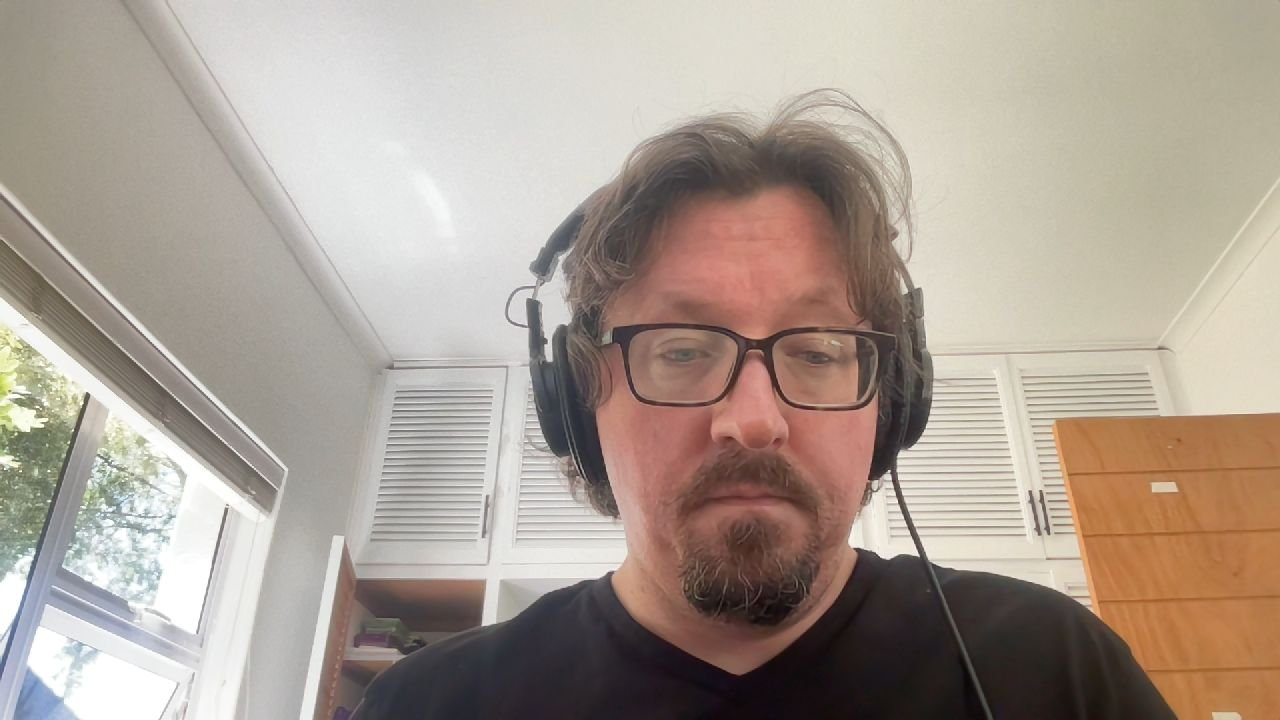
#> input picture alibi/data/camera_snapshots/20260119_100552_64949240-20f9-407f-85b8-5b4802e69383.jpg, 1280 x 720 px
$ python -i redact.py   (imports and definitions only)
#> lines starting #> are read from the running program, lines starting #| are printed output that depends on the picture; after the words box and inside, x2 and y2 are one past the last pixel; in counts of white or black regions, pixels touching at a corner belong together
"""
Privacy Redaction for Training Data

Ensures personally identifiable information (PII) is removed before fine-tuning.

Methods:
- Face blurring (OpenCV Gaussian blur)
- Face pixelation (low-res mosaic)
- Face masking (black box)
"""

import cv2
import numpy as np
from typing import List, Tuple, Optional, Dict
from pathlib import Path


def blur_faces(
    image: np.ndarray,
    face_boxes: List[Tuple[int, int, int, int]],
    blur_strength: int = 99
) -> np.ndarray:
    """
    Blur faces in image using Gaussian blur.

    Args:
        image: Input image (BGR)
        face_boxes: List of face bounding boxes (x, y, w, h)
        blur_strength: Blur kernel size (must be odd)

    Returns:
        Image with blurred faces
    """
    result = image.copy()

    # Ensure blur_strength is odd
    if blur_strength % 2 == 0:
        blur_strength += 1

    for (x, y, w, h) in face_boxes:
        # Extract face ROI
        face_roi = result[y:y+h, x:x+w]

        # Apply Gaussian blur
        blurred_face = cv2.GaussianBlur(face_roi, (blur_strength, blur_strength), 0)

        # Replace face in result
        result[y:y+h, x:x+w] = blurred_face

    return result


# [67 lines left out: functions pixelate_faces, mask_faces, not called in this run]


def detect_faces(image: np.ndarray) -> List[Tuple[int, int, int, int]]:
    """
    Detect faces in image using OpenCV cascade.

    Args:
        image: Input image (BGR)

    Returns:
        List of face bounding boxes (x, y, w, h)
    """
    try:
        # Load OpenCV's pre-trained face detector
        face_cascade = cv2.CascadeClassifier(
            cv2.data.haarcascades + 'haarcascade_frontalface_default.xml'
        )

        # Convert to grayscale
        gray = cv2.cvtColor(image, cv2.COLOR_BGR2GRAY)

        # Detect faces
        faces = face_cascade.detectMultiScale(
            gray,
            scaleFactor=1.1,
            minNeighbors=5,
            minSize=(30, 30)
        )

        return [(x, y, w, h) for (x, y, w, h) in faces]

    except Exception as e:
        print(f"⚠️  Face detection failed: {e}")
        return []


def redact_image(
    image_path: str,
    output_path: str,
    method: str = "blur",
    face_boxes: Optional[List[Tuple[int, int, int, int]]] = None
) -> bool:
    """
    Redact faces in image file.

    Args:
        image_path: Input image path
        output_path: Output image path
        method: Redaction method ("blur", "pixelate", "mask")
        face_boxes: Optional pre-detected face boxes (if None, auto-detect)

    Returns:
        True if successful
    """
#> called with output_path = 'out.png', method = 'blur'
    # Read image
    image = cv2.imread(image_path)
#> image is the input picture: shape (720, 1280, 3); mean B, G, R 147.2, 158.1, 170.7
    if image is None:
        print(f"❌ Failed to read image: {image_path}")
        return False

    # Detect faces if not provided
    if face_boxes is None:
        face_boxes = detect_faces(image)
#> in detect_faces, `gray = cv2.cvtColor(image, cv2.COLOR_BGR2GRAY)`:
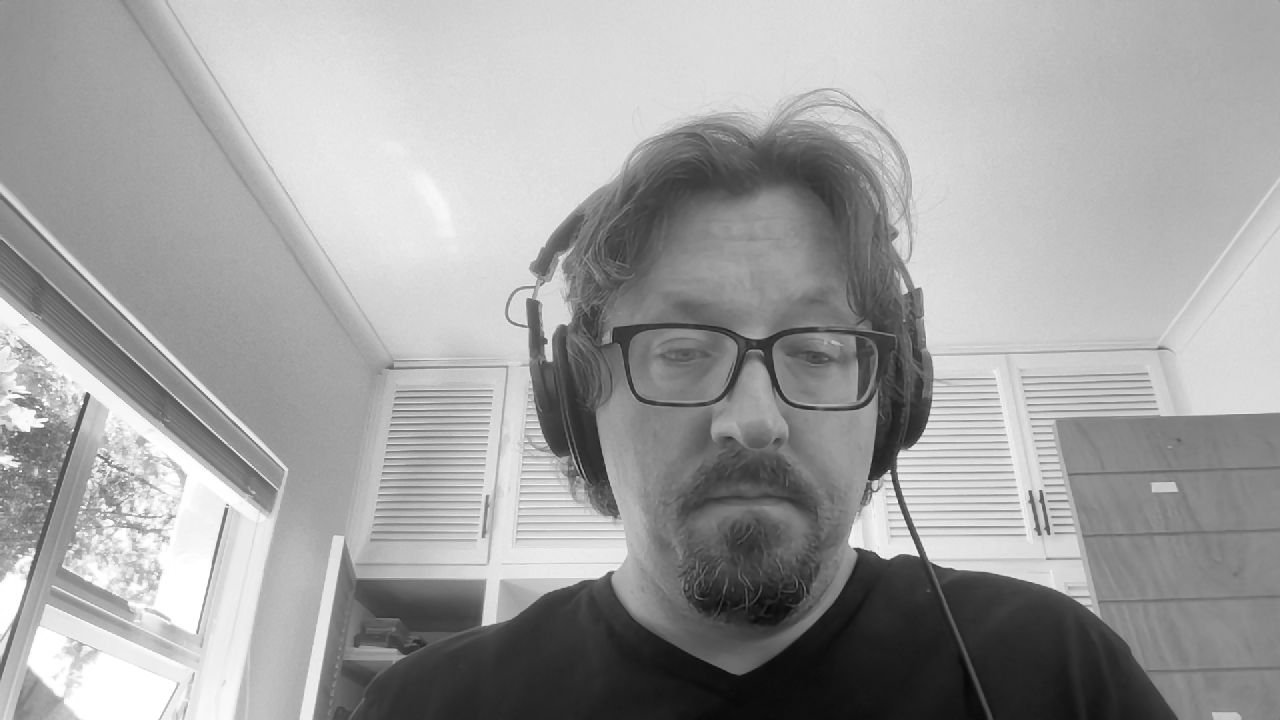
#> gray: shape (720, 1280); min 7, max 255, mean 160.6
#> in detect_faces, `faces = face_cascade.detectMultiScale( gray, scaleFactor=1.1, minNeigh..`: faces = [[573, 215, 345, 345]]
#> face_boxes = [(573, 215, 345, 345)]

    if not face_boxes:
        print(f"ℹ️  No faces detected in {image_path}")
        # No faces, just copy the image
        cv2.imwrite(output_path, image)
        return True

    print(f"🔒 Redacting {len(face_boxes)} faces in {image_path}")
#| 🔒 Redacting 1 faces in ../data/camera_snapshots/20260119_100552_64949240-20f9-407f-85b8-5b4802e69383.jpg

    # Apply redaction
    if method == "blur":
        result = blur_faces(image, face_boxes)
#> the loop in blur_faces, `for (x, y, w, h) in face_boxes:` made 1 pass
#> pass 1, in blur_faces, `face_roi = result[y:y+h, x:x+w]`:
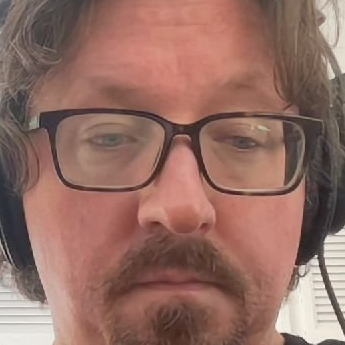
#> face_roi: shape (345, 345, 3); mean B, G, R 100, 110, 148
#> pass 1, in blur_faces, `blurred_face = cv2.GaussianBlur(face_roi, (blur_strength, blur_strengt..`:
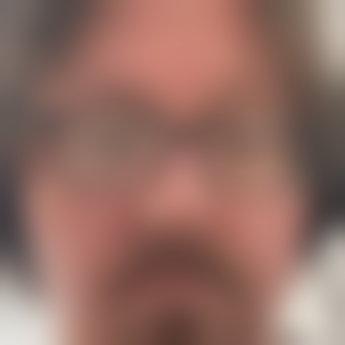
#> blurred_face: shape (345, 345, 3); mean B, G, R 100, 110, 148
#> after the loop in blur_faces, `for (x, y, w, h) in face_boxes:`:
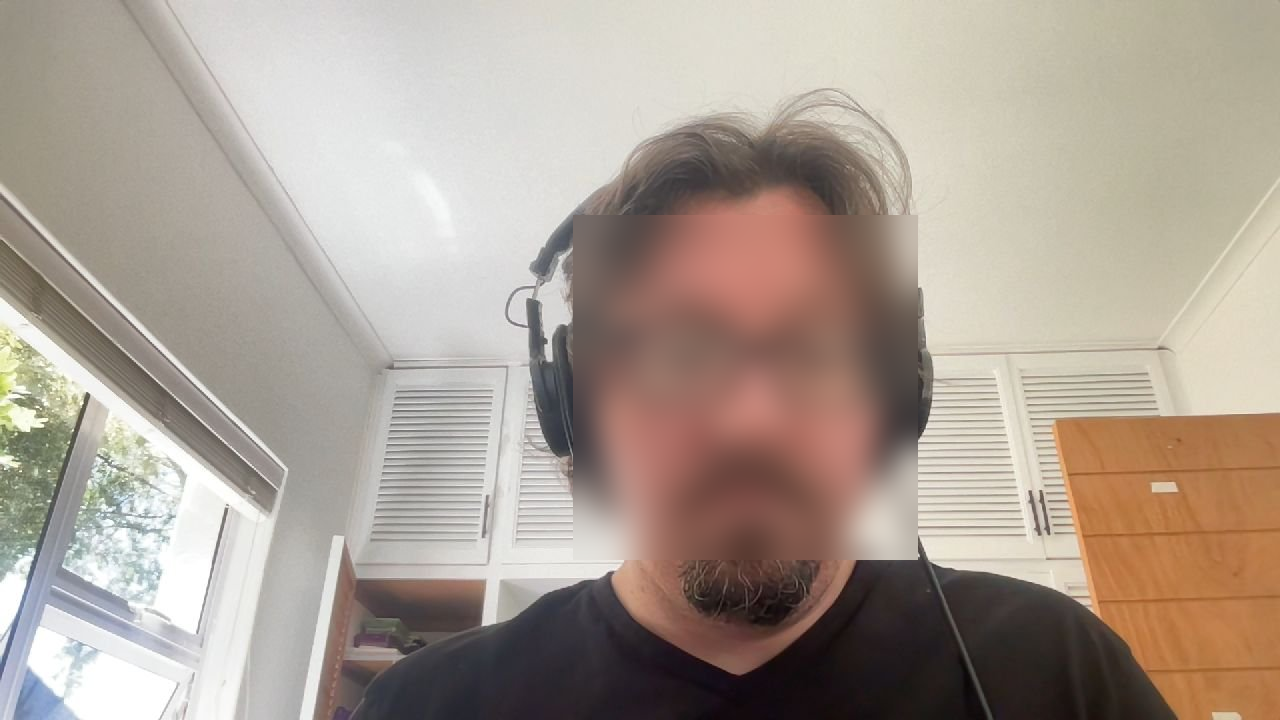
#> result: shape (720, 1280, 3); 12.91% of pixels changed, all inside (x1, y1, x2, y2) = (573, 215, 918, 560)
    elif method == "pixelate":
        result = pixelate_faces(image, face_boxes)
    elif method == "mask":
        result = mask_faces(image, face_boxes)
    else:
        print(f"❌ Unknown redaction method: {method}")
        return False

    # Save result
    cv2.imwrite(output_path, result)
    print(f"✅ Redacted image saved to {output_path}")

    return True


# [82 lines left out: functions redact_video, check_privacy_risk, not called in this run]

>>> result = redact_image('../data/camera_snapshots/20260119_100552_64949240-20f9-407f-85b8-5b4802e69383.jpg', 'out.png')

$ run again, on alibi/data/camera_snapshots/20260119_105301_ae9b93f6-6c12-4568-84d6-223373b393f2.jpg
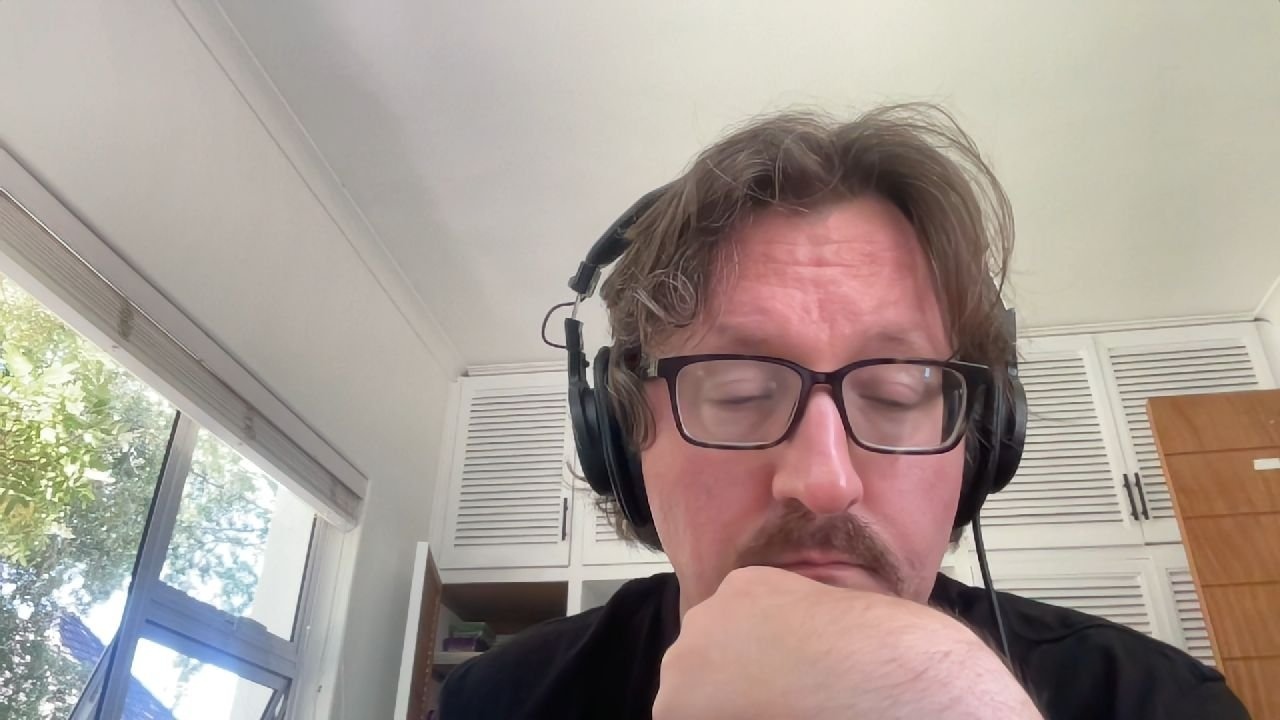
#> input picture alibi/data/camera_snapshots/20260119_105301_ae9b93f6-6c12-4568-84d6-223373b393f2.jpg, 1280 x 720 px
#> in redact_image, image is the input picture: shape (720, 1280, 3); mean B, G, R 147.1, 154.5, 166.4
#> in detect_faces, `gray = cv2.cvtColor(image, cv2.COLOR_BGR2GRAY)`:
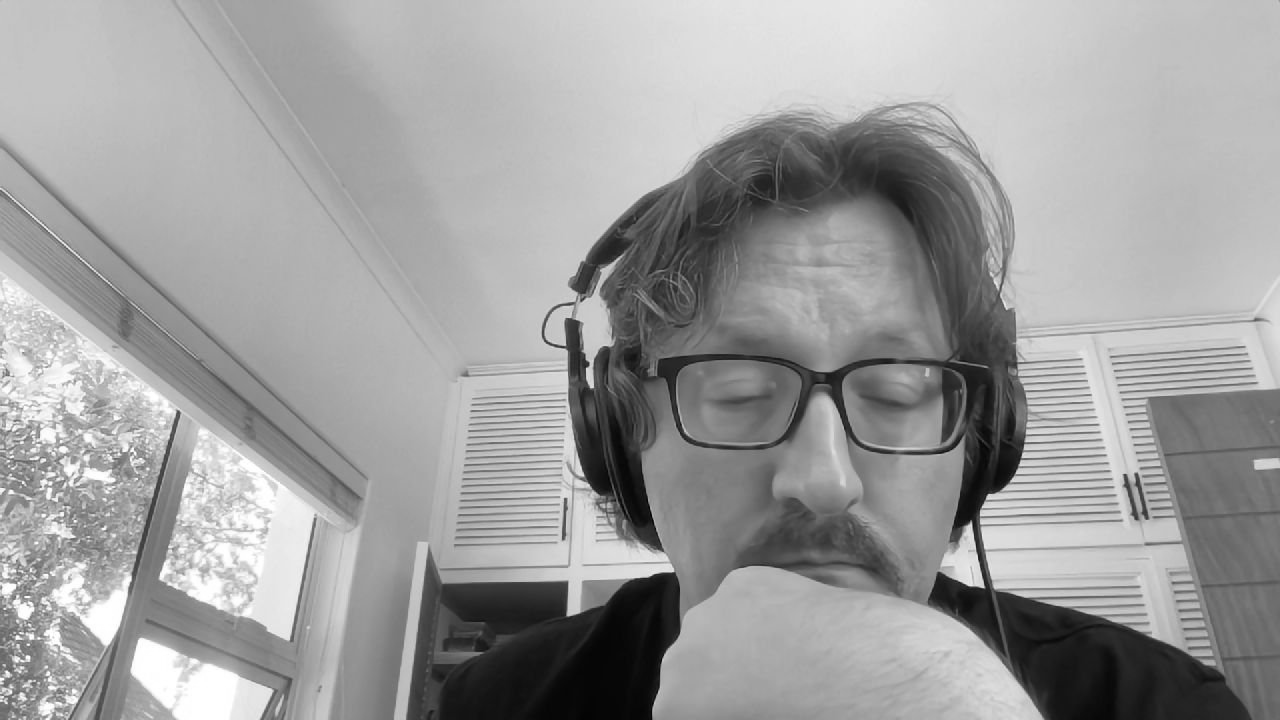
#> gray: shape (720, 1280); min 1, max 255, mean 157.2
#> faces = [[620, 235, 396, 396]]
#> face_boxes = [(620, 235, 396, 396)]
#| 🔒 Redacting 1 faces in ../data/camera_snapshots/20260119_105301_ae9b93f6-6c12-4568-84d6-223373b393f2.jpg
#> the loop in blur_faces, `for (x, y, w, h) in face_boxes:` made 1 pass
#> after the loop in blur_faces, `for (x, y, w, h) in face_boxes:`:
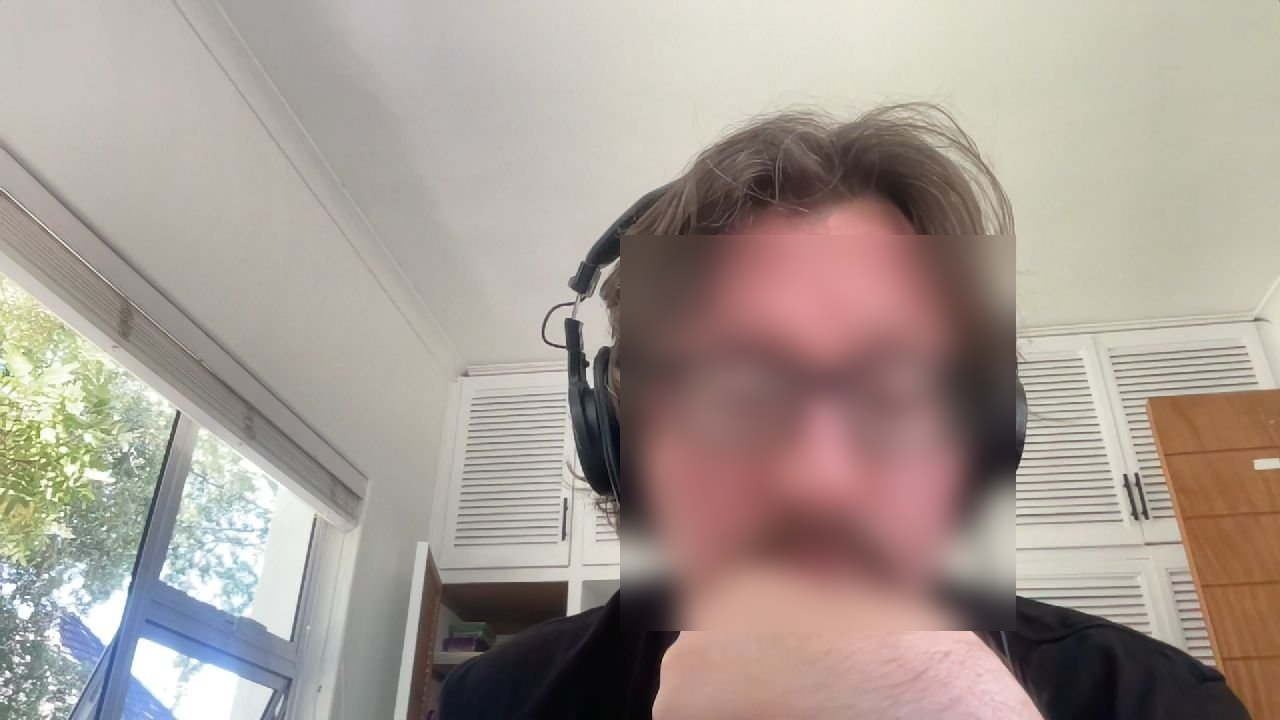
#> result: shape (720, 1280, 3); 17% of pixels changed, all inside (x1, y1, x2, y2) = (620, 235, 1016, 631)

$ run again, on alibi/data/camera_snapshots/20260119_122752_d6327e8f-c01d-4df7-8ff6-917704b00756.jpg
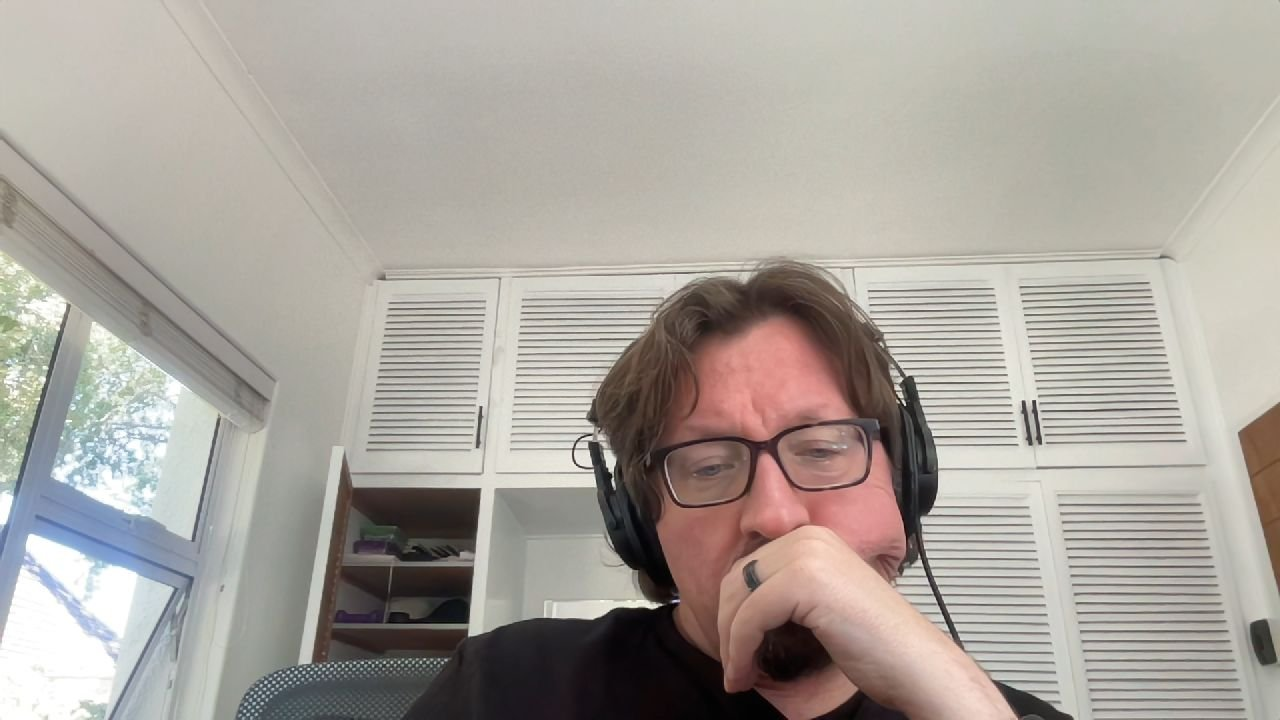
#> input picture alibi/data/camera_snapshots/20260119_122752_d6327e8f-c01d-4df7-8ff6-917704b00756.jpg, 1280 x 720 px
#> in redact_image, image is the input picture: shape (720, 1280, 3); mean B, G, R 156, 163, 169
#> faces = [[642, 359, 241, 241]]
#> face_boxes = [(642, 359, 241, 241)]
#| 🔒 Redacting 1 faces in ../data/camera_snapshots/20260119_122752_d6327e8f-c01d-4df7-8ff6-917704b00756.jpg
#> the loop in blur_faces, `for (x, y, w, h) in face_boxes:` made 1 pass
#> pass 1, in blur_faces, `blurred_face = cv2.GaussianBlur(face_roi, (blur_strength, blur_strengt..`:
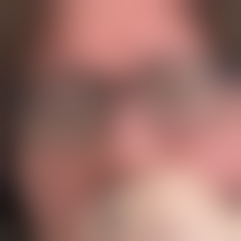
#> blurred_face: shape (241, 241, 3); mean B, G, R 103.2, 110.9, 155.6
#> after the loop in blur_faces, `for (x, y, w, h) in face_boxes:`:
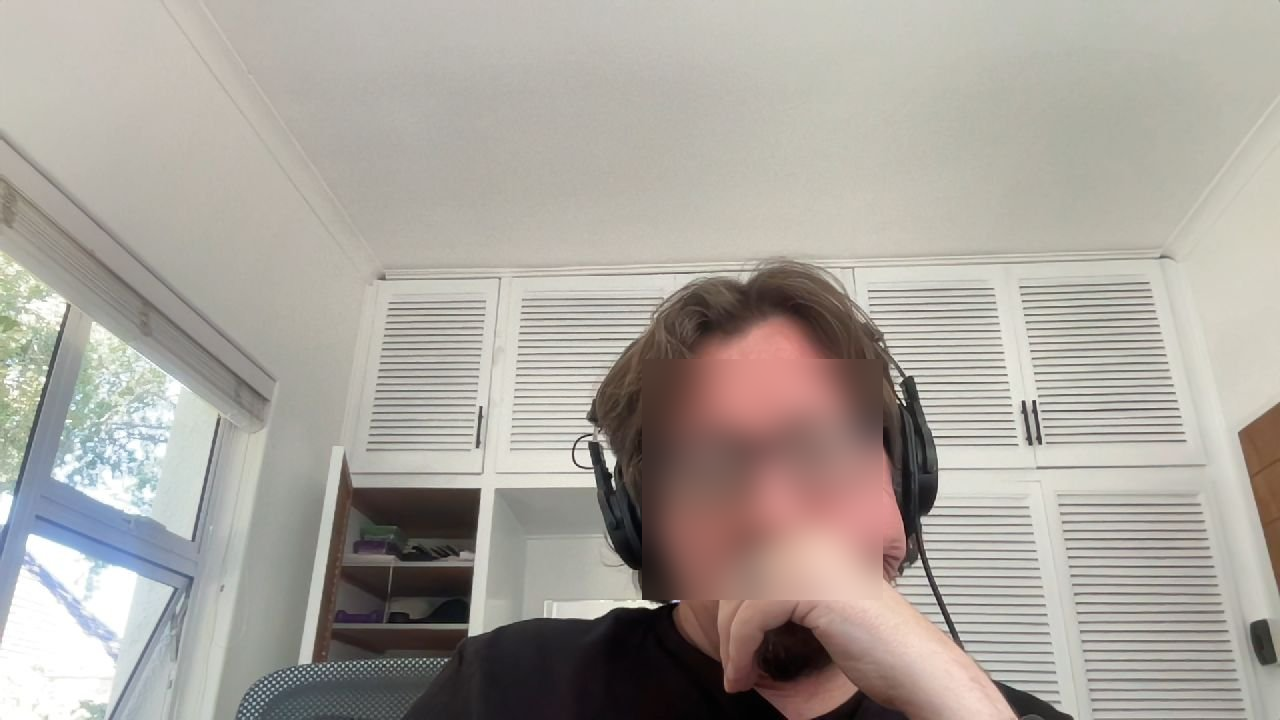
#> result: shape (720, 1280, 3); 6.3% of pixels changed, all inside (x1, y1, x2, y2) = (642, 359, 883, 600)
